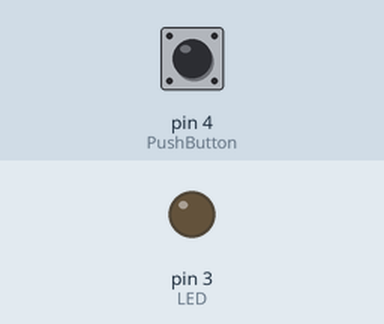
A sketch run on a simulated Arduino Uno, built with avr-gcc and run on an emulated ATmega328P. Parts: output pins drawn as LEDs (lit = HIGH). The inputs (shaded band) are chosen by the test bench; at power-on: pin 4 (PushButton) LOW.

Above: at 1.2 s.
1.3 s: pin 4 (PushButton) pulled HIGH for 0.15 s
At 1.37 s:
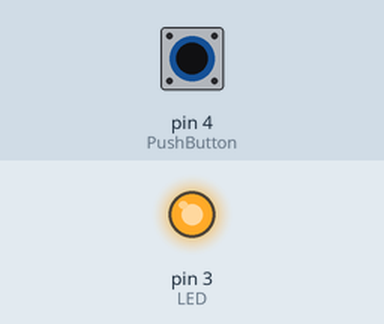
2.9 s: pin 4 (PushButton) pulled HIGH for 3.2 s
At 6.5 s:
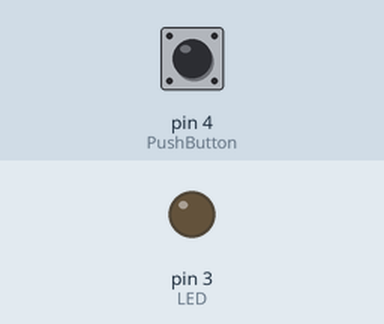
Timing chart, 0 to 8.0 s (numbered marks = the images above; inputs shaded):
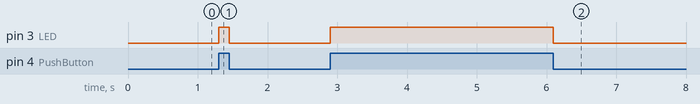

The sketch:

Code2.ino
```cpp
#define LED 3 //Bytt tallet 3 til tallet på den digital porten som du bruker.
#define PushButton 4 //Bytt tallet 4 til tallet på den digital porten som du bruker.

void setup() {
  // put your setup code here, to run once:

  pinMode(LED,OUTPUT);
  pinMode(PushButton,INPUT);
}

void loop() {

  if(digitalRead(PushButton) == HIGH)
  {
    digitalWrite(LED,HIGH);
  }
  else
  {
    digitalWrite(LED,LOW);
  }

}
```

Measured:
- after the input at 1.3 s, pin 3 (LED): LOW → HIGH at once, → LOW 0.15 s later
- after the input at 2.9 s, pin 3 (LED): LOW → HIGH at once, → LOW 3.2 s later
